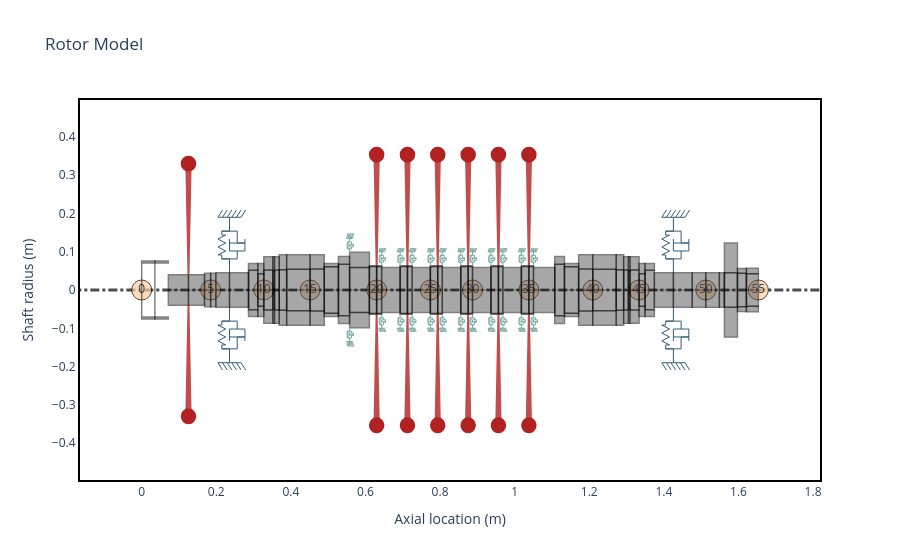

Notebook source saved alongside this figure:
### Code cell
rotor3 = rs.compressor_example()
rotor3.plot_rotor(nodes=5)
